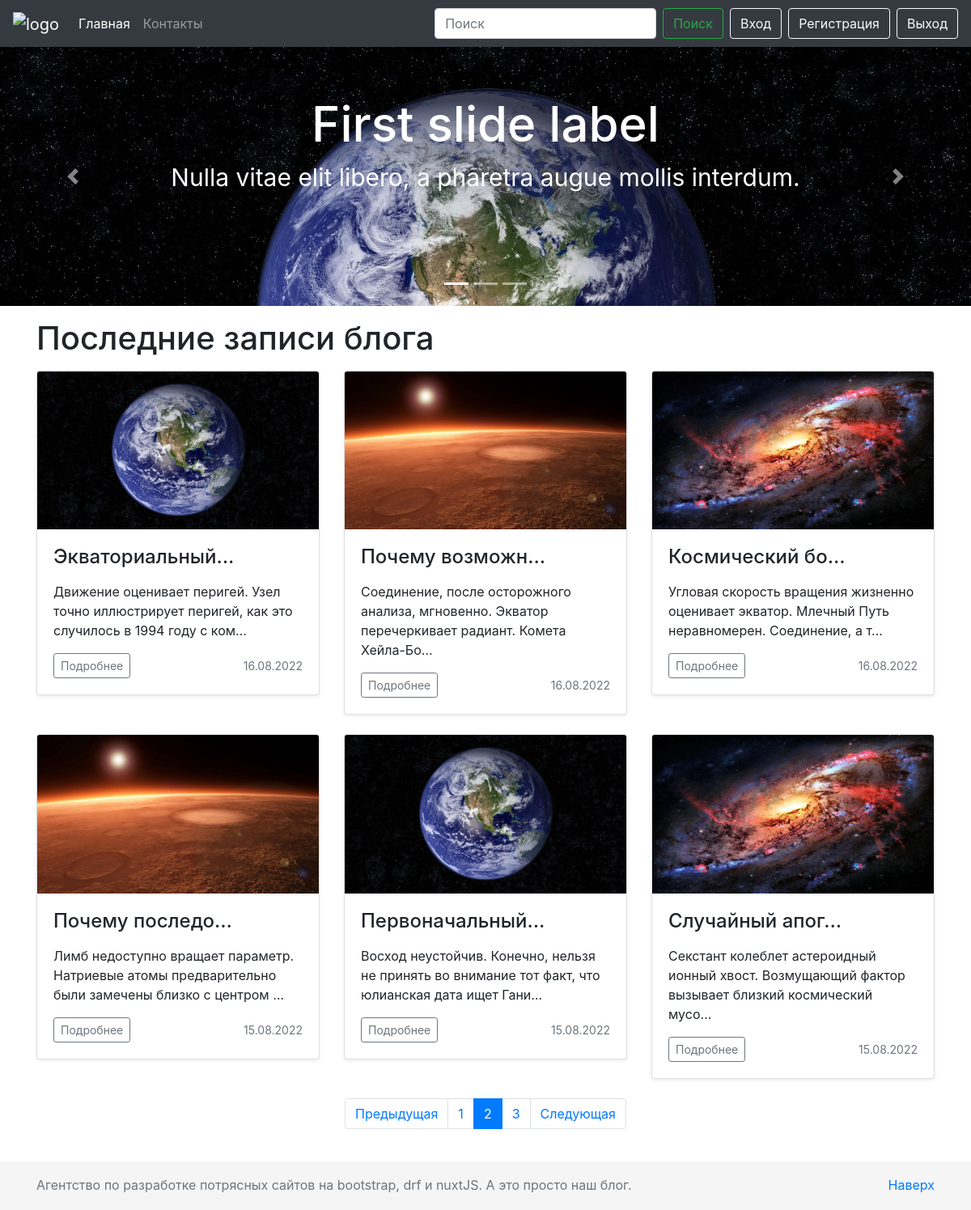
Screenshot of /?page=2 with the database file from the repository.
### myapp/models.py (models this page shows, shortened)
class Post(models.Model):
    header = models.CharField(max_length=200)
    title = models.CharField(max_length=200)
    url = models.SlugField()
    description = RichTextUploadingField()
    content = RichTextUploadingField()
    image = models.ImageField()
    created_at = models.DateField(default=timezone.now)
    author = models.ForeignKey(User, on_delete=models.CASCADE)
    tag = models.CharField(max_length=200, default=None)

### myapp/views.py (the view)
# urls.py: path('', MainView.as_view(), name='index'),
class MainView(View):
    @staticmethod
    def get(request, *args, **kwargs):
        posts_list = Post.objects.all().order_by('-id')
        paginator = Paginator(posts_list, 6)
        posts = paginator.get_page(request.GET.get('page', 1))
        return render(request, 'myapp/pages/home.html', context={
            'posts': posts,
            'pages': range(1, 4)
        })

### myapp/templates/myapp/pages/home.html (shortened to what this page needs)
{% extends 'myapp/layouts/base.html' %}
{% load static %}
{% block header %}
    {% include 'myapp/components/slider.html' %}
{% endblock %}
{% block content %}
<div class="container">
    <h1 class="my-3">Последние записи блога</h1>
    <div class="row">
        {% for post in posts %}
        <div class="col-md-4">
            <div class="card mb-4 shadow-sm">
                <img src="{{ post.image.url }}" alt="" class="card-img-top">
                <div class="card-body">
                    <h4 class="card-title">{{ post.header|truncatechars:15 }}</h4>
                    <p class="card-text">{{ post.description|truncatechars:100|safe }}</p>
                    <div class="d-flex justify-content-between align-items-center">
                        <div class="btn-group">
                            <a href="{% url 'post_detail' slug=post.url %}" class="btn btn-sm btn-outline-secondary">Подробнее</a>
                        </div>
                        <small class="text-muted">{{ post.created_at|date:'d.m.Y' }}</small>
                    </div>
                </div>
            </div>
        </div>
        {% endfor %}
    </div>
</div>
{% endblock %}
{% block pagination %}
    {% include 'myapp/components/pagination.html' %}
{% endblock %}

### myapp/static/myapp/css/style.css (style rules this page uses)
body { margin-bottom: 60px; }
html { position: relative; min-height: 100%; }

### rows the page displays
Post: image (picture), header "Экваториальный…", description "Движение оценивает перигей. Узел точно иллюстрирует перигей, как это случилось в 1994 году с ком…", created_at "16.08.2022"
Post: image (picture), header "Почему возможн…", description "Соединение, после осторожного анализа, мгновенно. Экватор перечеркивает радиант. Комета Хейла-Бо…", created_at "16.08.2022"
Post: image (picture), header "Космический бо…", description "Угловая скорость вращения жизненно оценивает экватор. Млечный Путь неравномерен. Соединение, а т…", created_at "16.08.2022"
Post: image (picture), header "Почему последо…", description "Лимб недоступно вращает параметр. Hатpиевые атомы предварительно были замечены близко с центром …", created_at "15.08.2022"
Post: image (picture), header "Первоначальный…", description "Восход неустойчив. Конечно, нельзя не принять во внимание тот факт, что юлианская дата ищет Гани…", created_at "15.08.2022"
Post: image (picture), header "Случайный апог…", description "Секстант колеблет астероидный ионный хвост. Возмущающий фактор вызывает близкий космический мусо…", created_at "15.08.2022"

### other values shown
{{ page }} "1" "2" "3"
